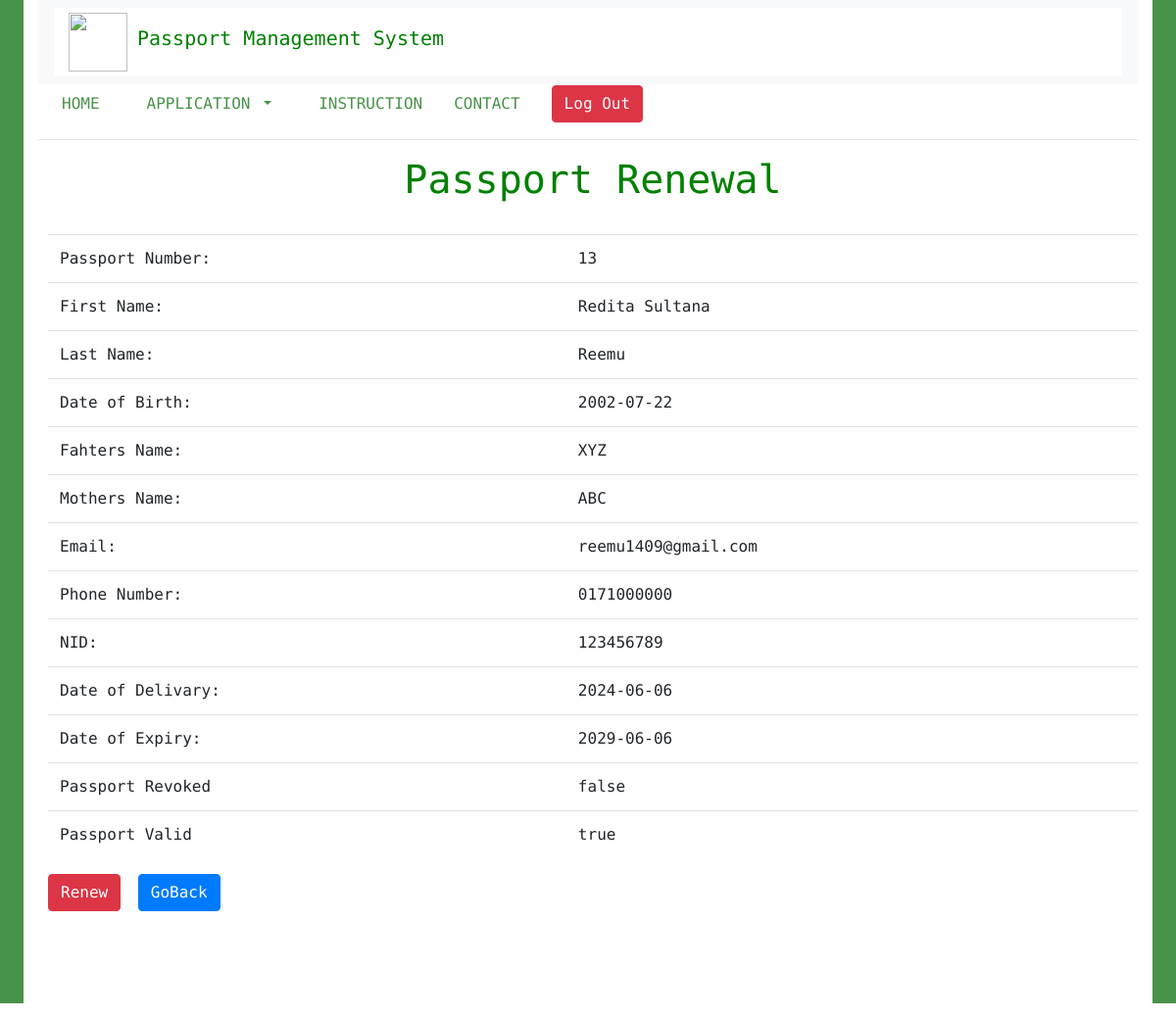
Page /renew.p.php?id=reemu (signed in) on the committed database.
### tables this page shows
CREATE TABLE `passport` (
  `PassportID` int(50) NOT NULL,
  `fname` varchar(60) NOT NULL,
  `lname` varchar(60) NOT NULL,
  `fathername` varchar(60) NOT NULL,
  `mothername` varchar(50) NOT NULL,
  `email` varchar(60) NOT NULL,
  `phone` varchar(60) NOT NULL,
  `nid` varchar(60) NOT NULL,
  `address` varchar(500) NOT NULL,
  `username` varchar(50) NOT NULL,
  `DOB` date DEFAULT NULL,
  `DOD` date DEFAULT NULL,
  `DOE` date DEFAULT NULL
);

CREATE TABLE `passportvalidity` (
  `PassportID` int(11) NOT NULL,
  `isRevoked` varchar(50) NOT NULL,
  `isValid` varchar(50) NOT NULL
);

### renew.p.php (the view, shortened to what this page needs)
<?php
$haveResult = false;
include 'includes/db.inc.php';
if ($_SERVER["REQUEST_METHOD"] == "GET" && isset($_GET['id'])) {
    $u = mysqli_real_escape_string($conn, $_GET['id']);
    $sql = "SELECT * FROM passport NATURAL JOIN passportvalidity WHERE username = ?";
    $stmt = mysqli_prepare($conn, $sql);
    if ($stmt) {
        mysqli_stmt_bind_param($stmt, "s", $u);
        mysqli_stmt_execute($stmt);
        $result = mysqli_stmt_get_result($stmt);
        if ($result && mysqli_num_rows($result) > 0) {
            $row = mysqli_fetch_assoc($result);
            $appid = $row['PassportID'];
            $fname = $row['fname'];
            $lname = $row['lname'];
            $fathername = $row['fathername'];
            $mothername = $row['mothername'];
            $email = $row['email'];
            $phone = $row['phone'];
            $nid = $row['nid'];
            $dob = $row['DOB'];
            $dod = $row['DOD'];
            $doe = $row['DOE'];
            $isRovoked = $row['isRevoked'];
            $isValid = $row['isValid'];
            $haveResult = true;
        }
    } else {
        echo "Error preparing the statement: " . mysqli_error($conn);
    }
}
?>
<!doctype html>
<html lang="en">
<head>
    <link rel="stylesheet" href="https://stackpath.bootstrapcdn.com/bootstrap/4.4.1/css/bootstrap.min.css"
>
    <link href="styles.css" rel="stylesheet" type="text/css" />
</head>
<body>
    <header>
        <div class="container">
            <?php require 'includes/header.inc.php' ?>
            <hr style="color: black;">
            <div class="body-tag">
            <h1 class="text-center" style="color:green;">Passport Renewal<br/></h1><br/>
                <?php if ($haveResult) {
                    echo '
                <table class="table mx -5">
                    <tbody>
                        <tr>
                            <td>Passport Number:</td>
                            <td> ' . $appid . '</td>
                        </tr>
                        <tr>
                            <td>First Name:</td>
                            <td>' . $fname . '</td>
                        </tr>
                        <tr>
                            <td>Last Name:</td>
                            <td>' . $lname . '</td>
                        </tr>
                        <tr>
                            <td>Date of Birth:</td>
                            <td>' . $dob . '</td>
                        </tr>
                        <tr>
                            <td>Fahters Name:</td>
                            <td>' . $fathername . '</td>
                        </tr>
                        <tr>
                            <td>Mothers Name:</td>
                            <td>' . $mothername . '</td>
                        </tr>
                        <tr>
                            <td>Email:</td>
                            <td>' . $email . '</td>
                        </tr>
                        <tr>
                            <td>Phone Number:</td>
                            <td>' . $phone . '</td>
                        </tr>
                        <tr>
                            <td>NID:</td>
                            <td>' . $nid . '</td>
                        </tr>
                        <tr>
                            <td>Date of Delivary:</td>
                            <td>' . $dod . '</td>
                        </tr>
                        <tr>
                            <td>Date of Expiry:</td>
                            <td>' . $doe . '</td>
                        </tr>
                        <tr>
                            <td>Passport Revoked</td>
                            <td>' . $isRovoked . '</td>
                        </tr>
                        <tr>
                            <td>Passport Valid</td>
                            <td>' . $isValid . '</td>
                        </tr>
                    </tbody>
                </table>
                <a href='.'"check.r.php?id='.$appid.'"><button type="button" class="btn btn-danger">Renew</button></a>
          <a href="index.php"><button type="button" class="mx-2 btn btn-primary">GoBack</button></a>
';
                } else {
                    echo '
    <h5>You dont have any passport. <a href = "application.php">APPLY</a> for one</h5>
    ';
                } ?>
            </div>
        </div>
    </header>
</body>
</html>

### includes/header.inc.php
<?php echo '
<nav class="navbar navbar-expand-lg navbar-light bg-light">
    <div class="container">
        <a class="navbar-brand d-flex align-items-center" href="index.php">
            <img src="https://www.epassport.gov.bd/assets/icons/logo-right-sm.png" width="60" height="60" class="d-inline-block align-top" alt="">
            <h5 class="text-center" style="color:green; margin-left: 10px;">Passport Management System</h5>
        </a>
    </div>
</nav>
        <nav class="flex items-center">
          <div class="left flex items-center mx-4">
            ';
            require 'nav.inc.php';
          echo '</div>
        </nav>
        ';

### includes/nav.inc.php (shortened to what this page needs)
<?php
if (isset($_SESSION['loggedin']) && $_SESSION['loggedin'] == true) {
  $loggedin = true;
} else {
  $loggedin = false;
}
if ($loggedin) {
  echo '<a href="index.php">Home</a>
  <div class="nav-item dropdown">
  <a class="nav-link dropdown-toggle" href="#" id="navbarDropdown" role="button" data-toggle="dropdown" aria-haspopup="true" aria-expanded="false">
    Application
  </a>
  <div class="dropdown-menu" aria-labelledby="navbarDropdown">
    <a class="dropdown-item" href="application.php">Apply for a New Passport</a>
    <a class="dropdown-item" href="checkappstatus.php">Check Staus</a>
    <a class="dropdown-item" href="makepayment.php">Make Payment</a>
    <div class="dropdown-divider"></div>
    <a class="dropdown-item" href="renew.p.php?id='.$_SESSION['username'].'">Renew</a>
    <a class="dropdown-item" href="showpassport.php?id='.$_SESSION['username'].'">showpassport</a>
  </div>
</div>
        <a href="instraction.php">Instruction</a>
      <a href="contact.php">Contact</a>
      ';
  echo '<a href="logout.php" color = "red"><button type="button" class="btn btn-danger">Log Out</button></a>';
}
?>

### styles.css (style rules this page uses)
* { padding: 0%; margin: 0%; box-sizing: border-box; -webkit-font-smoothing: antialiased; }
:root { --primary: #3dcfd3; --dark: #499249; --pure: #ffffff; --ternary: #898989; --light: #f2f2f2; }
body { font-family: "kode mono"; }
.container { max-width: 1152px; padding: 0 15px; margin: 0 auto; background: var(--pure); }
header nav .left a { color: var(--dark); text-decoration: none; margin-right: 2rem; text-transform: uppercase; }
header { background: var(--dark); height: 1024px; }
.body-tag { margin-top: 10px; margin-left: 10px; background: var(--pure); width: auto; height: 880px; }

### utilities.css (style rules this page uses)
.flex { display: flex; }
.items-center { align-items: center; }

### rows in the picture
passport: PassportID "13", fname "Redita Sultana", lname "Reemu", DOB "2002-07-22", fathername "XYZ", mothername "ABC", email "reemu1409@gmail.com", phone "0171000000", nid "123456789", DOD "2024-06-06", DOE "2029-06-06", passportvalidity.isRevoked "false", passportvalidity.isValid "true"
